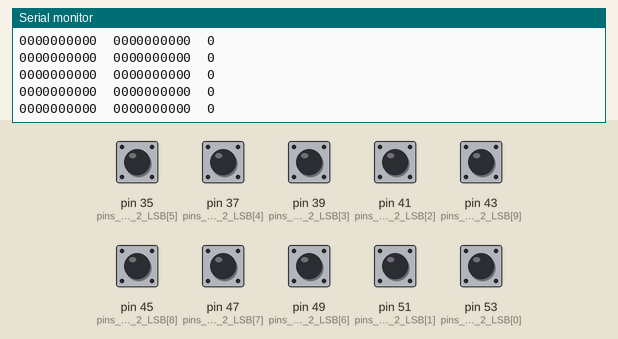
Recording of a sketch running on a simulated Arduino Mega 2560, built with avr-gcc and run on an emulated ATmega2560. On the bench: the last lines printed to the serial monitor. The inputs (shaded band) are chosen by the test bench; at power-on: pin 35 (pins_MSB_2_LSB[5]), pin 37 (pins_MSB_2_LSB[4]), pin 39 (pins_MSB_2_LSB[3]), pin 41 (pins_MSB_2_LSB[2]), pin 43 (pins_MSB_2_LSB[9]), pin 45 (pins_MSB_2_LSB[8]), pin 47 (pins_MSB_2_LSB[7]), pin 49 (pins_MSB_2_LSB[6]), pin 51 (pins_MSB_2_LSB[1]), pin 53 (pins_MSB_2_LSB[0]) HIGH.

Above: at 1.2 s.
1.3 s: pin 35 (pins_MSB_2_LSB[5]) pulled LOW for 0.15 s
At 1.32 s:
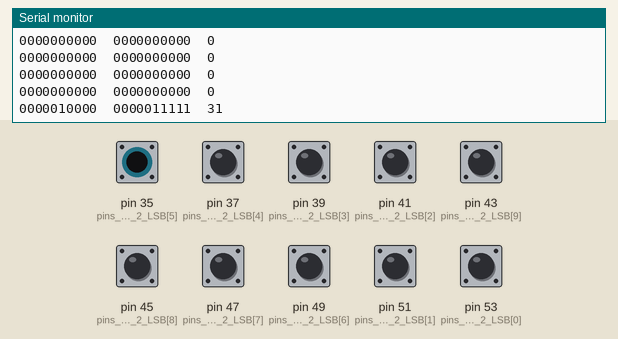
2.9 s: pin 37 (pins_MSB_2_LSB[4]) pulled LOW for 0.15 s
At 2.95 s:
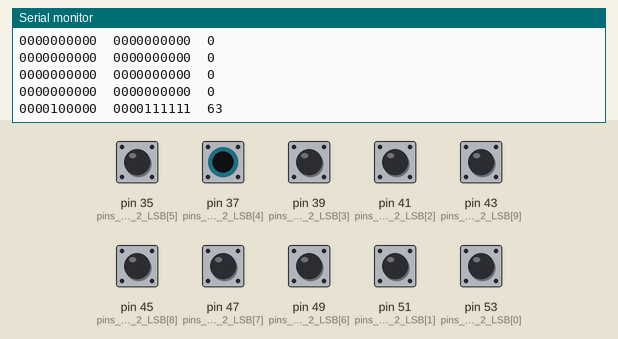
6.0 s: pin 39 (pins_MSB_2_LSB[3]) pulled LOW for 0.15 s
At 6.09 s:
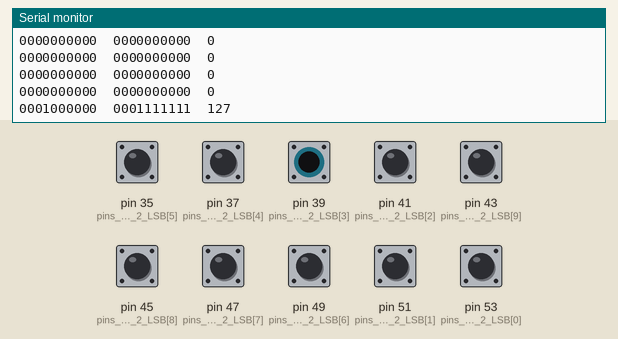
7.6 s: pin 41 (pins_MSB_2_LSB[2]) pulled LOW for 0.15 s
At 7.61 s:
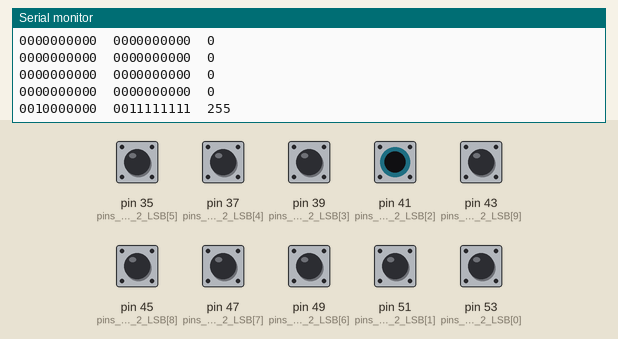
9.2 s: pin 43 (pins_MSB_2_LSB[9]) pulled LOW for 0.15 s
At 9.34 s:
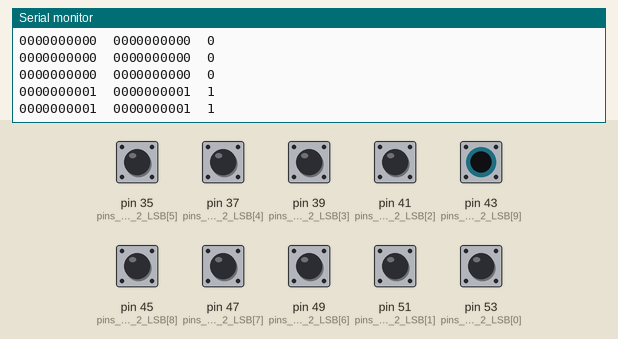
12.3 s: pin 45 (pins_MSB_2_LSB[8]) pulled LOW for 0.15 s
At 12.38 s:
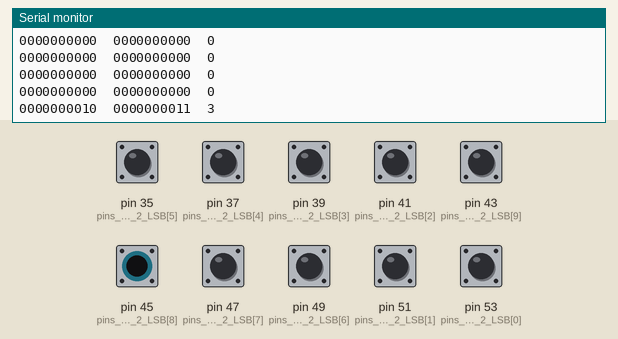
Timing chart, 0 to 14.9 s (numbered marks = the images above; inputs shaded):
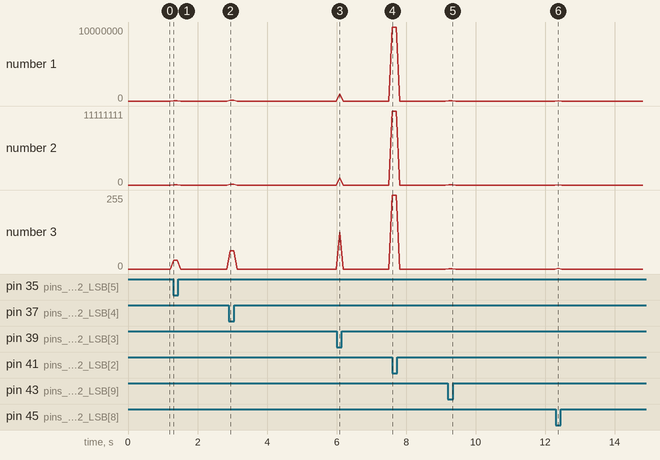

The sketch:

TenBit_Encoder_Eest.ino
```cpp
#define BITS 10
#define LSB
int pins_MSB_2_LSB[] = {53,51,41,39,37,35,49,47,45,43};
int arr[]={1,2,4,8,16,32,64,128,256,512};

void greytobinary(int *a, int count)
{
  int i;
  for(i = count - 2; i >= 0; i--)
  {
      a[i] = a[i]^a[i+1];
  }
}

int binarytodecimal(int *a, int count)
{
  int sum=0,i;
  for(i= 0;i < BITS;i++)
  sum = sum + (arr[i]*a[i]);
        return sum;
}

void setup(){
  int i;
  for (i = 0;i<BITS;i++){
    pinMode(pins_MSB_2_LSB[i], INPUT_PULLUP);
  }
  Serial.begin(9600);
  Serial.print("ready\n");
}

void loop(){
  int rawValues[BITS];
  int i, j;
  int result;

  j = BITS - 1;

  for (i = 0;i<BITS;i++){
    int readVal;
    readVal = !digitalRead(pins_MSB_2_LSB[i]);
    rawValues[j] = readVal;
    j--;
  }
  for(j = BITS -1; j >=0; j--){
    Serial.print(rawValues[j]);
  }

  greytobinary(rawValues, BITS);
   Serial.print("\t");
  for(j = BITS-1; j>=0; j--){
    Serial.print(rawValues[j]);
  }

  result = binarytodecimal(rawValues, BITS);

  Serial.print("\t");
  Serial.println(result);
  delay(100);
}
```

Measured:
- after the input at 1.3 s, the serial monitor: prints a new line at once (image 1)
- after the input at 2.9 s, the serial monitor: prints a new line at once (image 2)
- after the input at 6.0 s, the serial monitor: prints a new line after 0.09 s (image 3)
- after the input at 7.6 s, the serial monitor: prints a new line at once (image 4)
- after the input at 9.2 s, the serial monitor: prints a new line at once (image 5)
- after the input at 12.3 s, the serial monitor: prints a new line after 0.07 s (image 6)
